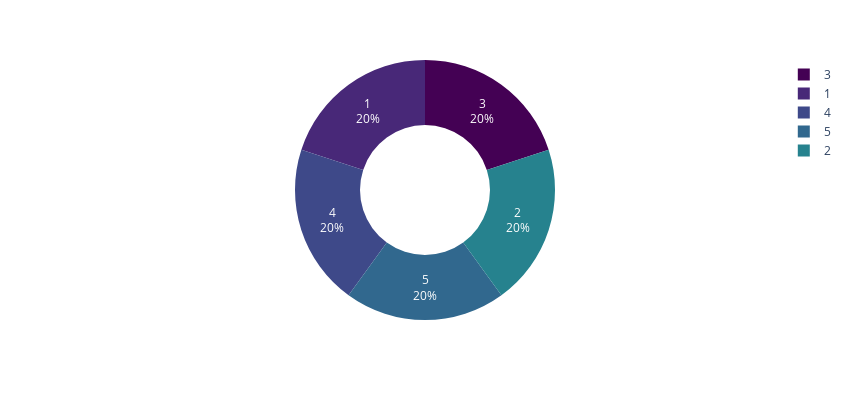

The notebook cell this image was saved under:
### Markdown cell above
More customer care calls are strongly associated with delivery delays, meaning customers are contacting support because their orders are not arriving on time.
Most delays trigger 3–4 customer calls, but the numbers drop after that because only a small number of customers reach 6–7 calls.

### Code cell
Rating = integer_columns['Customer_rating'].value_counts().reset_index()
Rating.columns = ['Customer_rating','value_counts']
fig = px.pie(Rating,names = 'Customer_rating',color_discrete_sequence = px.colors.sequential.Viridis , width = 850, height = 400, hole = 0.5)
fig.update_traces(textinfo = 'percent+label')
fig

### Figure 1 — Plotly figure (JSON) as saved in the notebook; plotly's stock layout.template omitted (floating-point values rounded to 4 significant figures)
{"data": [{"domain": {"x": [0, 1], "y": [0, 1]}, "hole": 0.5, "hovertemplate": "Customer_rating=%{label}<extra></extra>", "labels": [3, 1, 4, 5, 2], "legendgroup": "", "name": "", "showlegend": true, "textinfo": "percent+label", "type": "pie"}], "layout": {"height": 400, "legend": {"tracegroupgap": 0}, "margin": {"t": 60}, "piecolorway": ["#440154", "#482878", "#3e4989", "#31688e", "#26828e", "#1f9e89", "#35b779", "#6ece58", "#b5de2b", "#fde725"], "width": 850}}
